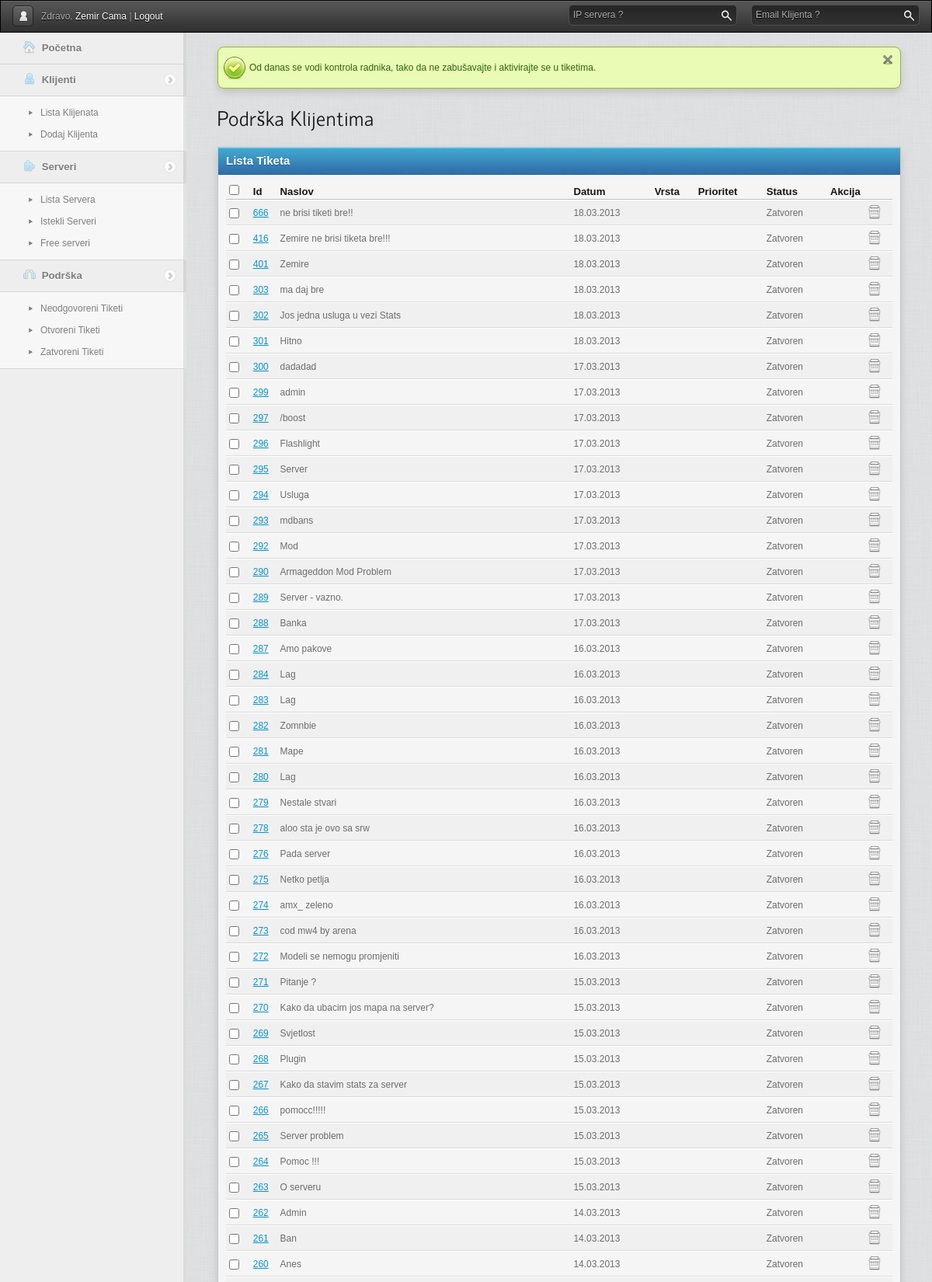
Screenshot of /gpanel/csafasfasfas/admin.php?page=podrska&status=Zatvoren (signed in, upper part) with the database file from the repository.
### tables this page shows
CREATE TABLE `tiketi` (
  `id` int(11) NOT NULL AUTO_INCREMENT,
  `server_id` int(11) NOT NULL,
  `user_id` int(11) NOT NULL,
  `status` text NOT NULL,
  `datum` text NOT NULL,
  `naslov` text NOT NULL,
  `zatvoren` int(11) NOT NULL DEFAULT '0',
  `cekanje` varchar(1) NOT NULL,
  PRIMARY KEY (`id`)
);

### gpanel/includes/libs/sysplugins/smarty_internal_data.php (called while the page is built, shortened)
<?php
class Smarty_Internal_Data {
    public function getVariable($_variable, $_ptr = null, $search_parents = true, $error_enable = true)
    {
        if ($_ptr === null) {
            $_ptr = $this;
        } while ($_ptr !== null) {
            if (isset($_ptr->tpl_vars[$_variable])) {
                return $_ptr->tpl_vars[$_variable];
            }
            if ($search_parents) {
                $_ptr = $_ptr->parent;
            } else {
                $_ptr = null;
            }
        }
        if ($this->smarty->error_unassigned && $error_enable) {
            throw new SmartyException('Undefined Smarty variable "' . $_variable . '"');
        } else {
            return new Undefined_Smarty_Variable;
        }
    }
}
class Smarty_Variable {
    public function __construct ($value = null, $nocache = false, $scope = Smarty::SCOPE_LOCAL)
    {
        $this->value = $value;
    }
}
?>

### gpanel/cache/template_c/6fd7b423fa9f0f9df9a9b65b88bacdf3914a6436.file.podrska_admin.tpl.php (the view, shortened to what this page needs)
<?php if(!defined('SMARTY_DIR')) exit('no direct access allowed');
$_smarty_tpl->decodeProperties(array (
  'file_dependency' =>
  array (
    '6fd7b423fa9f0f9df9a9b65b88bacdf3914a6436' =>
    array (
      0 => 'template/podrska_admin.tpl',
      1 => 1440795704,
      2 => 'file',
    ),
  ),
  'nocache_hash' => '7861755635a53454d47fb00-94601233',
  'function' =>
  array (
  ),
  'has_nocache_code' => false,
)); ?>
<div id="content">
<h1>Podrška Klijentima</h1>
<div class="bloc">
    <div class="title">
        Lista Tiketa
    </div>
    <div class="content">
        <table>
            <thead>
                <tr>
                    <th><input type="checkbox" class="checkall"/></th>
                    <th>Id</th>
                    <th>Naslov</th>
                    <th>Datum</th>
					<th>Vrsta</th>
					<th>Prioritet</th>
                    <th>Status</th>
                    <th>Akcija</th>
                </tr>
            </thead>
            <tbody>
            <?php  $_smarty_tpl->tpl_vars['tiket'] = new Smarty_Variable;
 $_from = $_smarty_tpl->getVariable('tiketi')->value; if (!is_array($_from) && !is_object($_from)) { settype($_from, 'array');}
if ($_smarty_tpl->_count($_from) > 0){
    foreach ($_from as $_smarty_tpl->tpl_vars['tiket']->key => $_smarty_tpl->tpl_vars['tiket']->value){
?>
                <tr>
                    <td><input type="checkbox" /></td>
                    <td><a href="admin.php?page=tiket&akcija=pregled&id=<?php echo $_smarty_tpl->tpl_vars['tiket']->value['id'];?>
"><?php echo $_smarty_tpl->tpl_vars['tiket']->value['id'];?>
</a></td>
                    <td><?php echo $_smarty_tpl->tpl_vars['tiket']->value['naslov'];?>
</td>
                    <td><?php echo $_smarty_tpl->tpl_vars['tiket']->value['datum'];?>
</td>
					<td><?php echo $_smarty_tpl->tpl_vars['tiket']->value['vrsta'];?>
</td>
					<td><?php echo $_smarty_tpl->tpl_vars['tiket']->value['prioritet'];?>
</td>
                    <td><?php echo $_smarty_tpl->tpl_vars['tiket']->value['status'];?>
</td>
                    <td class="actions"><a href="admin.php?page=podrska&status=<?php echo $_smarty_tpl->getVariable('status')->value;?>
&brisi=<?php echo $_smarty_tpl->tpl_vars['tiket']->value['id'];?>
" title="Brisi ovaj tiket"><img src="template/img/icons/delete.png" alt="" /></a></td>
                </tr>
             <?php }} else { ?>
             <tr>
             <td colspan="6">Nema ni jednog tiketa</td>
             </tr>
             <?php } ?>
            </tbody>
        </table>
    </div>
</div>
</div>

### gpanel/cache/template_c/435d10930e41bb21c503ce88a0dfdada07016644.file.header.tpl.php (shortened to what this page needs)
<?php if(!defined('SMARTY_DIR')) exit('no direct access allowed');
$_smarty_tpl->decodeProperties(array (
  'file_dependency' =>
  array (
    '435d10930e41bb21c503ce88a0dfdada07016644' =>
    array (
      0 => 'template/header.tpl',
      1 => 1440795692,
      2 => 'file',
    ),
  ),
  'nocache_hash' => '8872469365a51625f985c49-26673148',
  'function' =>
  array (
  ),
  'has_nocache_code' => false,
)); ?>
<!DOCTYPE html>
<html>
    <head>
        <link rel="stylesheet" href="template/css/reset.css" />
        <link rel="stylesheet" href="template/css/style.css" />
        <link rel="stylesheet" href="template/css/jqueryui/jqueryui.css" />
        <link rel="stylesheet" href="template/js/jwysiwyg/jquery.wysiwyg.old-school.css" />
        <link rel="stylesheet" href="template/js/zoombox/zoombox.css" />
    </head>
    <body class="white" onload="Refresh()">
        <div id="head">
            <div class="left">
                <a href="admin.php?page=profile" class="button profile"><img src="template/img/icons/huser.png" alt="" /></a>
                Zdravo,
                <a href="admin.php?page=profile"><?php echo $_smarty_tpl->getVariable('admin')->value['fname'];?>
 <?php echo $_smarty_tpl->getVariable('admin')->value['lname'];?>
</a>
                |
                <a href="../logout.php?admin=yes">Logout</a>
            </div>
            <div style="float:right; margin-right: 250px;">
                <form action="" id="search" method="post" class="search placeholder">
                    <label>IP servera ?</label>
                    <input type="text" value="" name="qq" class="text"/>
                    <input type="submit" value="rechercher" class="submit"/>
                </form>
            </div>
            <div class="right">
                <form action="" id="search" method="post" class="search placeholder">
                    <label>Email Klijenta ?</label>
                    <input type="text" value="" name="q" class="text"/>
                    <input type="submit" value="rechercher" class="submit"/>
                </form>
            </div>
        </div>
        <div id="sidebar">
            <ul>
                <li class="nosubmenu">
                    <a href="admin.php">
                        <img src="template/img/icons/menu/home.png" alt="" />
                        Početna
                    </a>
                </li>
                 <li><a href="#"><img src="template/img/icons/menu/client.png" alt="" /> Klijenti</a>
                    <ul>
                                                <li><a href="admin.php?page=klijenti&akcija=lista">Lista Klijenata</a></li>
                                                <li><a href="admin.php?page=klijenti&akcija=dodaj">Dodaj Klijenta</a></li>
                    </ul>
                </li>
<li><a href="#"><img src="template/img/icons/menu/server.png" alt="" /> Serveri</a>
                    <ul>
                                                <li><a href="admin.php?page=serveri&akcija=lista">Lista Servera</a></li>
                                                <li><a href="admin.php?page=serveri&akcija=lista&istekli=1">Istekli Serveri</a></li>
												<li><a href="admin.php?page=serveri&akcija=listaa&free=1">Free serveri</a></li>
                    </ul>
                </li>
                <li><a href="#"><img src="template/img/icons/menu/support.png" alt="" /> Podrška</a>
                    <ul>
                    	<li><a href="admin.php?page=podrska&status=Neodgovoren"><span>Neodgovoreni Tiketi</span></a></li>
                        <li><a href="admin.php?page=podrska&status=Otvoren"><span>Otvoreni Tiketi</span></a></li>
                        <li><a href="admin.php?page=podrska&status=Zatvoren"><span>Zatvoreni Tiketi</span></a></li>
                    </ul>
                </li>
            </ul>
        </div>
<div id="content" style="padding: 0; margin: 28px 40px -40px 280px;">
<br />
<div class="notiff success bloc">
	Od danas se vodi kontrola radnika, tako da ne zabušavajte i aktivirajte se u tiketima.
	<a class="close" href="#"></a>
</div>
</div>

### rows the page displays
tiketi: id "666", naslov "ne brisi tiketi bre!!", value "18.03.2013", status "Zatvoren"
tiketi: id "416", naslov "Zemire ne brisi tiketa bre!!!", value "18.03.2013", status "Zatvoren"
tiketi: id "401", naslov "Zemire", value "18.03.2013", status "Zatvoren"
tiketi: id "303", naslov "ma daj bre", value "18.03.2013", status "Zatvoren"
tiketi: id "302", naslov "Jos jedna usluga u vezi Stats", value "18.03.2013", status "Zatvoren"
tiketi: id "301", naslov "Hitno", value "18.03.2013", status "Zatvoren"
tiketi: id "300", naslov "dadadad", value "17.03.2013", status "Zatvoren"
tiketi: id "299", naslov "admin", value "17.03.2013", status "Zatvoren"
tiketi: id "297", naslov "/boost", value "17.03.2013", status "Zatvoren"
tiketi: id "296", naslov "Flashlight", value "17.03.2013", status "Zatvoren"
tiketi: id "295", naslov "Server", status "Zatvoren"
tiketi: id "294", naslov "Usluga", value "17.03.2013", status "Zatvoren"
tiketi: id "293", naslov "mdbans", value "17.03.2013", status "Zatvoren"
tiketi: id "292", naslov "Mod", value "17.03.2013", status "Zatvoren"
tiketi: id "290", naslov "Armageddon Mod Problem", value "17.03.2013", status "Zatvoren"
tiketi: id "289", naslov "Server - vazno.", value "17.03.2013", status "Zatvoren"
tiketi: id "288", naslov "Banka", value "17.03.2013", status "Zatvoren"
tiketi: id "287", naslov "Amo pakove", value "16.03.2013", status "Zatvoren"
tiketi: id "284", naslov "Lag", value "16.03.2013", status "Zatvoren"
tiketi: id "283", naslov "Lag", value "16.03.2013", status "Zatvoren"
tiketi: id "282", naslov "Zomnbie", value "16.03.2013", status "Zatvoren"
tiketi: id "281", naslov "Mape", status "Zatvoren"
tiketi: id "280", naslov "Lag", status "Zatvoren"
tiketi: id "279", naslov "Nestale stvari", value "16.03.2013", status "Zatvoren"
tiketi: id "278", naslov "aloo sta je ovo sa srw", value "16.03.2013", status "Zatvoren"
tiketi: id "276", naslov "Pada server", value "16.03.2013", status "Zatvoren"
tiketi: id "275", naslov "Netko petlja", value "16.03.2013", status "Zatvoren"
tiketi: id "274", naslov "amx_ zeleno", value "16.03.2013", status "Zatvoren"
tiketi: id "273", naslov "cod mw4 by arena", value "16.03.2013", status "Zatvoren"
tiketi: id "272", naslov "Modeli se nemogu promjeniti", value "16.03.2013", status "Zatvoren"
tiketi: id "271", naslov "Pitanje ?", value "15.03.2013", status "Zatvoren"
tiketi: id "270", naslov "Kako da ubacim jos mapa na server?", value "15.03.2013", status "Zatvoren"
tiketi: id "269", naslov "Svjetlost", value "15.03.2013", status "Zatvoren"
tiketi: id "268", naslov "Plugin", value "15.03.2013", status "Zatvoren"
tiketi: id "267", naslov "Kako da stavim stats za server", value "15.03.2013", status "Zatvoren"
tiketi: id "266", naslov "pomocc!!!!!", value "15.03.2013", status "Zatvoren"
tiketi: id "265", naslov "Server problem", value "15.03.2013", status "Zatvoren"
tiketi: id "264", naslov "Pomoc !!!", value "15.03.2013", status "Zatvoren"
tiketi: id "263", naslov "O serveru", value "15.03.2013", status "Zatvoren"
tiketi: id "262", naslov "Admin", value "14.03.2013", status "Zatvoren"
tiketi: id "261", naslov "Ban", value "14.03.2013", status "Zatvoren"
tiketi: id "260", naslov "Anes", value "14.03.2013", status "Zatvoren"

### other values shown
$_smarty_tpl->getVariable('admin')->value['fname'] "Zemir"
$_smarty_tpl->getVariable('admin')->value['lname'] "Cama"
$_smarty_tpl->tpl_vars['tiket']->value['datum'] "17.03.2013"
$_smarty_tpl->tpl_vars['tiket']->value['datum'] "16.03.2013"
